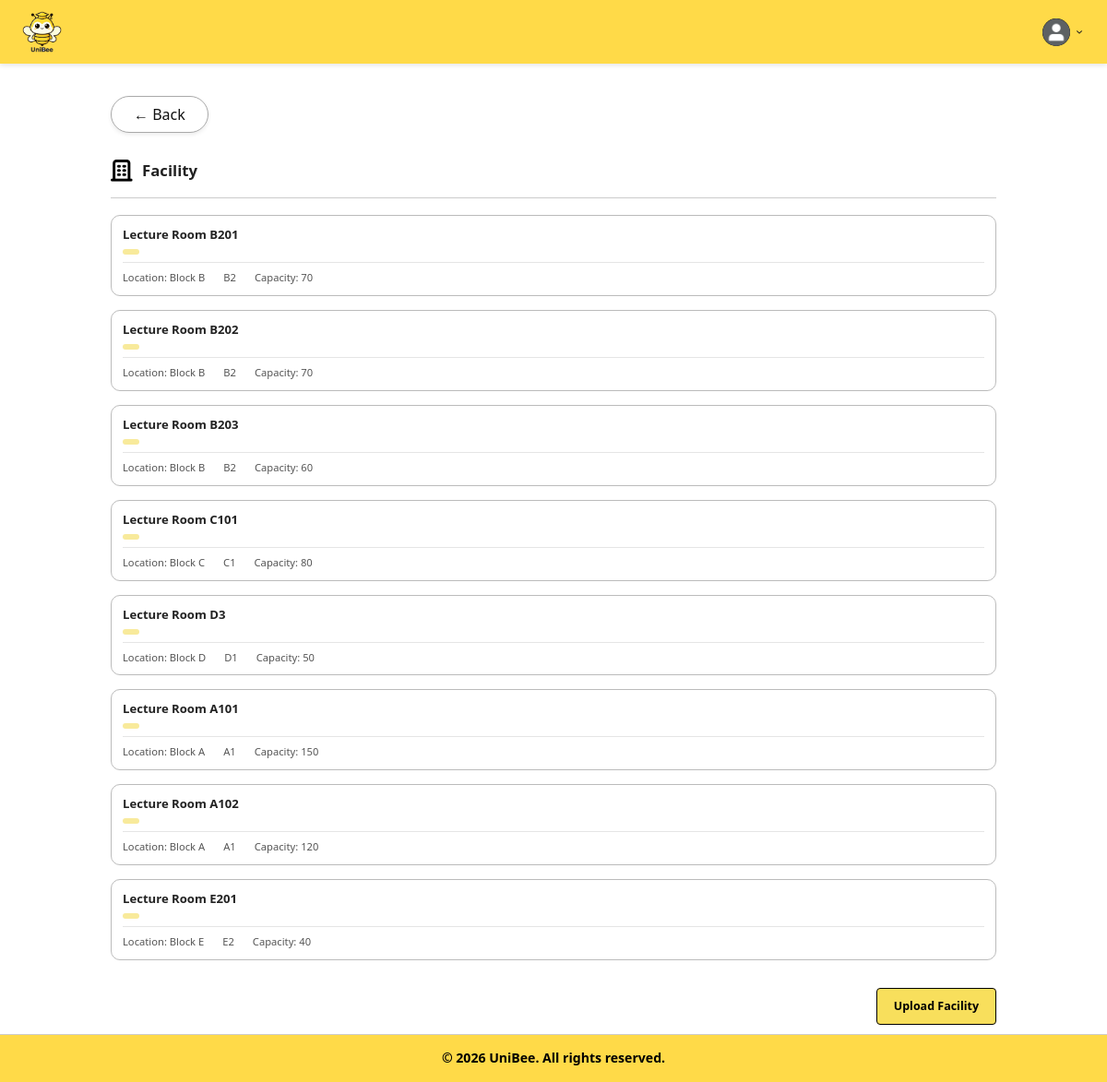
Page /boundary/uploadFacilityListPage.php (signed in) on the committed database.
### tables this page shows
CREATE TABLE Facilities (
    id INT PRIMARY KEY AUTO_INCREMENT,
    universityId INT NOT NULL,
    name VARCHAR(255) NOT NULL,
    roomCode VARCHAR(100),
    type ENUM('study room', 'gym', 'lecture hall', 'lab') DEFAULT 'study room',
    description TEXT,
    location VARCHAR(255),
    blockFloor VARCHAR(100),
    capacity INT,
    status VARCHAR(50) DEFAULT 'active',
    createdAt DATETIME DEFAULT CURRENT_TIMESTAMP,
    updatedAt DATETIME DEFAULT CURRENT_TIMESTAMP ON UPDATE CURRENT_TIMESTAMP,
    FOREIGN KEY (universityId) REFERENCES Universities(id) ON DELETE CASCADE
);

### entity/facilities.php (called while the page is built, shortened)
<?php
class Facilities
{
    public function getFacilitiesByUniversity($universityId)
    {
        $database = new Database();
        $db = $database->connect();
        $sql = "SELECT
                    id,
                    universityId,
                    name,
                    type,
                    description,
                    location,
                    blockFloor,
                    capacity,
                    status,
                    createdAt,
                    updatedAt
                FROM Facilities
                WHERE universityId = ?
                ORDER BY id ASC";
        $stmt = $db->prepare($sql);
        $stmt->execute([$universityId]);
        return $stmt->fetchAll(PDO::FETCH_ASSOC);
    }
}
?>

### controller/manageUniversityInformationController.php (called while the page is built, shortened)
<?php
require_once "../entity/facilities.php";
class ManageUniversityInformationController
{
    private $facilities;
    public function __construct()
    {
        $this->facilities = new Facilities();
    }
    public function getFacilityList($universityId)
    {
        return $this->facilities->getFacilitiesByUniversity(
            $universityId
        );
    }
}

### boundary/uploadFacilityListPage.php (the view, shortened to what this page needs)
<?php
require_once "../controller/manageUniversityInformationController.php";
$universityId = $_SESSION['university_id'] ?? null;
$facilities = [];
if ($universityId !== null) {
    $controller = new ManageUniversityInformationController();
    $facilities = $controller->getFacilityList(
        $universityId
    );
}
?>
<!DOCTYPE html>
<html lang="en">
<head>
    <link rel="stylesheet" href="../style.css">
</head>
<body>
    <header class="header">
        <div class="logo-container">
            <img
                src="../images/uniBeeLogo.png"
                alt="UniBee Logo"
            >
        </div>
        <div class="dashboard-header-right">
            <div class="profile-dropdown">
                <div
                    class="profile-container"
                    onclick="toggleDropdown()"
                >
                    <img
                        src="../images/profilePic.png"
                        alt="Profile"
                        class="profile-icon"
                    >
                    <img
                        src="../images/dropdown.png"
                        alt="Menu"
                        class="dropdown-arrow"
                    >
                </div>
            </div>
        </div>
    </header>
    <main class="facility-list-page">
        <div class="profile-header">
            <a
                href="ManageUniversityInformationPage.php"
                class="btn-back"
            >
                &#8592; Back
            </a>
        </div>
        <section class="facility-header">
            <img
                src="../images/facilityBooking.png"
                alt="Facility"
            >
            <h1>
                Facility
            </h1>
        </section>
        <?php if (empty($facilities)): ?>
            <div class="empty-message">
                No facility has been uploaded yet.
            </div>
        <?php else: ?>
            <div class="facility-list">
                <?php foreach ($facilities as $facility): ?>
                    <div class="facility-row">
                        <div class="facility-main">
                            <span class="facility-name">
                                <?php echo htmlspecialchars($facility['name']); ?>
                            </span>
                            <span class="facility-type">
                            </span>
                        </div>
                        <div class="facility-details">
                            <?php if (!empty($facility['location'])): ?>
                                <span>
                                    Location:
                                    <?php echo htmlspecialchars($facility['location']); ?>
                                </span>
                            <?php endif; ?>
                            <?php if (!empty($facility['blockFloor'])): ?>
                                <span>
                                    <?php echo htmlspecialchars($facility['blockFloor']); ?>
                                </span>
                            <?php endif; ?>
                            <?php
                            if (
                                isset($facility['capacity']) &&
                                $facility['capacity'] !== ''
                            ): ?>
                                <span>
                                    Capacity:
                                    <?php echo htmlspecialchars($facility['capacity']); ?>
                                </span>
                            <?php endif; ?>
                        </div>
                    </div>
                <?php endforeach; ?>
            </div>
        <?php endif; ?>
        <div class="upload-facility-container">
            <a
                href="UploadListPage.php?type=facility"
                class="upload-facility-button"
            >
                Upload Facility
            </a>
        </div>
    </main>
    <footer>
        <div class="footer-bottom-bar">
            &copy; 2026 UniBee. All rights reserved.
        </div>
    </footer>
</body>
</html>

### rows in the picture
facilities: name "Lecture Room B201", location "Block B", blockFloor "B2", capacity "70"
facilities: name "Lecture Room B202", location "Block B", blockFloor "B2", capacity "70"
facilities: name "Lecture Room B203", location "Block B", blockFloor "B2", capacity "60"
facilities: name "Lecture Room C101", location "Block C", blockFloor "C1", capacity "80"
facilities: name "Lecture Room D3", location "Block D", blockFloor "D1", capacity "50"
facilities: name "Lecture Room A101", location "Block A", blockFloor "A1", capacity "150"
facilities: name "Lecture Room A102", location "Block A", blockFloor "A1", capacity "120"
facilities: name "Lecture Room E201", location "Block E", blockFloor "E2", capacity "40"
